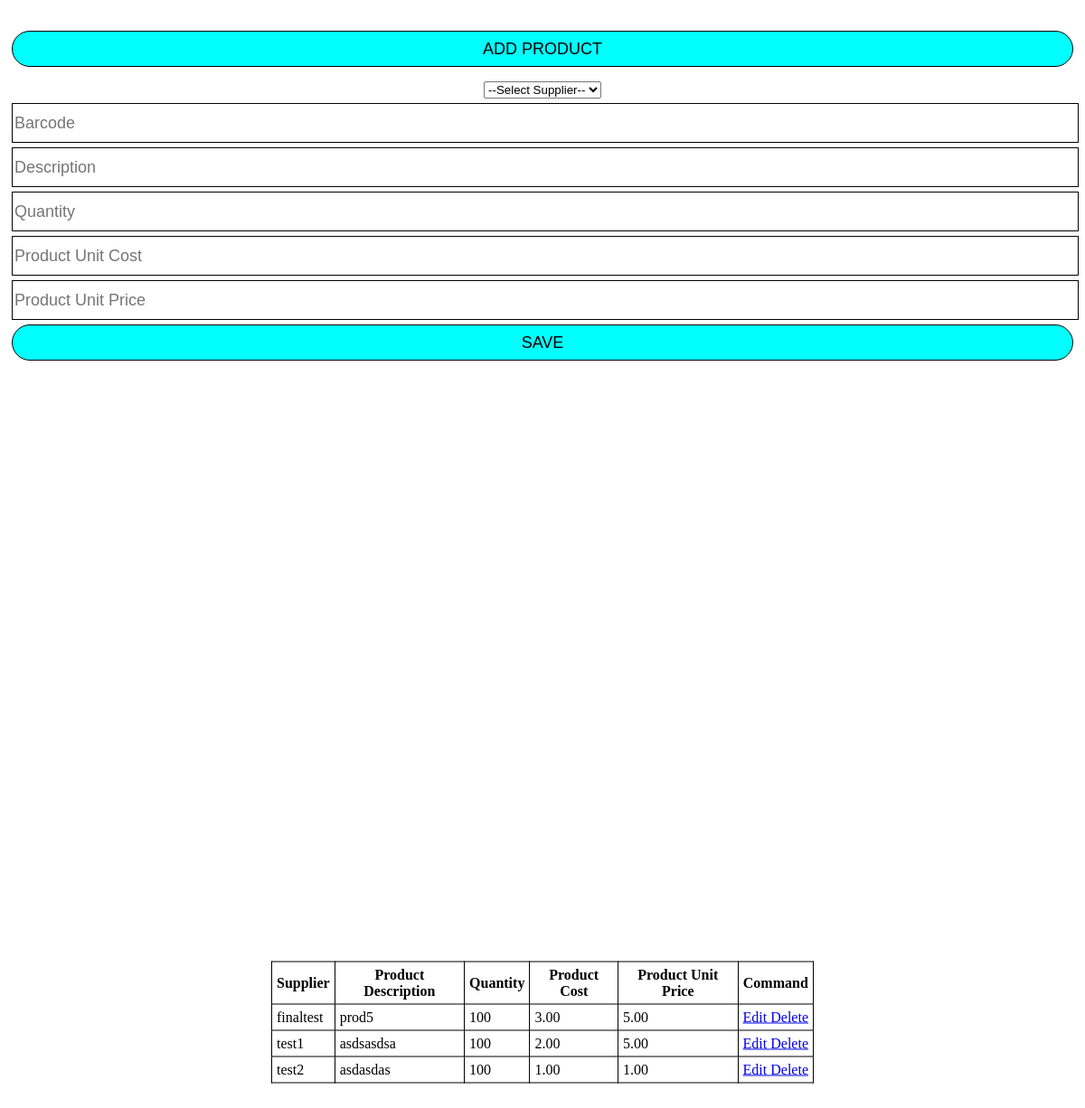
The page /product.php on the database its author committed.
### tables this page shows
CREATE TABLE `tbl_prod` (
  `prod_id` bigint(30) NOT NULL,
  `prod_barcode` varchar(50) NOT NULL,
  `prod_desc` varchar(50) NOT NULL,
  `prod_qty` bigint(50) NOT NULL,
  `prod_cost` decimal(18,2) NOT NULL,
  `prod_price` decimal(18,2) NOT NULL,
  `prod_active` tinyint(1) NOT NULL,
  `supp_id` bigint(50) NOT NULL
);

CREATE TABLE `tbl_supplier` (
  `supp_id` bigint(20) NOT NULL,
  `supp_code` varchar(50) NOT NULL,
  `supp_name` varchar(50) NOT NULL,
  `supp_contactNo` varchar(13) NOT NULL,
  `supp_address` varchar(50) NOT NULL
);

### product.php (the view, shortened to what this page needs)
<!DOCTYPE html>
<html lang="en">
<head>
    <link rel="stylesheet" href="styles.css">
</head>
<body>
    <div class="grid">
        <div class="grid-item">
            <h1>
                <div class="btn">
                    <input id="btnAddProd" type="submit" value="ADD PRODUCT">
                </div>
            </h1>
            <form id="formProduct" method="POST" action="insert.php">
                <select id="suppList" name="suppId">
                    <option value="">--Select Supplier--</option>
                </select>
                <div class="txtField">
                    <input type="input" placeholder="Barcode" name="prodBarcode">
                </div>
                <div class="txtField">
                    <input type="input" placeholder="Description" name="prodDesc">
                </div>
                <div class="txtField">
                    <input type="input" placeholder="Quantity" name="prodQty">
                </div>
                <div class="txtField">
                    <input type="input" placeholder="Product Unit Cost" name="prodUnitCost">
                </div>
                <div class="txtField">
                    <input type="input" placeholder="Product Unit Price" name="prodUnitPrice">
                </div>
                <div class="btn">
                    <input id="btnSaveProd" type="submit" value="SAVE" name="submitProd">
                </div>
            </form>
        </div>
    </div>
    <div class="grid">
        <div class="main">
            <form id="dataTbl">
                <table>
                    <tbody>
                        <tr>
                            <th>Supplier</th>
                            <th>Product Description</th>
                            <th>Quantity</th>
                            <th>Product Cost</th>
                            <th>Product Unit Price</th>
                            <th>Command</th>
                        </tr>
                        <?php
                        include  "dbConn.php";
                        $sql = "SELECT * FROM `tbl_prod`
                        INNER JOIN tbl_supplier ON tbl_supplier.supp_id = tbl_prod.supp_id";
                        $query = $connection->query($sql);
                        while ($row = $query->fetch_assoc()) {
                        ?>
                            <tr>
                                <td><?php echo $row["supp_name"]; ?></td>
                                <td><?php echo $row["prod_desc"]; ?></td>
                                <td><?php echo $row["prod_qty"]; ?></td>
                                <td><?php echo $row["prod_cost"]; ?></td>
                                <td><?php echo $row["prod_price"]; ?></td>
                                <td>
                                    <a href="updateProd.php?editProd=<?php echo $row["prod_id"]; ?>"> Edit </a>
                                    <a href="delete.php?deleteProd=<?php echo $row["prod_id"]; ?>" onclick='return checkDelete()'>Delete</a>
                                </td>
                            </tr>
                        <?php
                        }
                        ?>
                    </tbody>
                </table>
            </form>
        </div>
    </div>
</body>
</html>

### styles.css (style rules this page uses)
.grid { display: flex; flex-direction: column; min-height: 100vh; }
.main { flex: 1; }
.grid-item { background-color: white; font-size: 12px; padding: 5px; text-align: center; }
table { position: absolute; border: 1px solid black; border-collapse: collapse; top: 70%; left: 50%; transform: translate(-50%, -50%); }
td , th { border: 1px solid black; padding: 5px; }
.btn input { border: 1px solid; border-radius: 25px; width: 100%; height: 40px; font-size: 18px; border: 1px solid; background: aqua; margin-top: 5px; cursor: pointer; font-weight: 700px; outline: none; }
.txtField input { border: 1px solid; width: 100%; height: 40px; font-size: 18px; background: white; margin-top: 5px; cursor: text; font-weight: 700px; outline: none; }

### rows shown on the page
tbl_prod: supp.supp_name "finaltest", prod_desc "prod5", prod_qty "100", prod_cost "3.00", prod_price "5.00"
tbl_prod: supp.supp_name "test1", prod_desc "asdsasdsa", prod_qty "100", prod_cost "2.00", prod_price "5.00"
tbl_prod: supp.supp_name "test2", prod_desc "asdasdas", prod_qty "100", prod_cost "1.00", prod_price "1.00"
